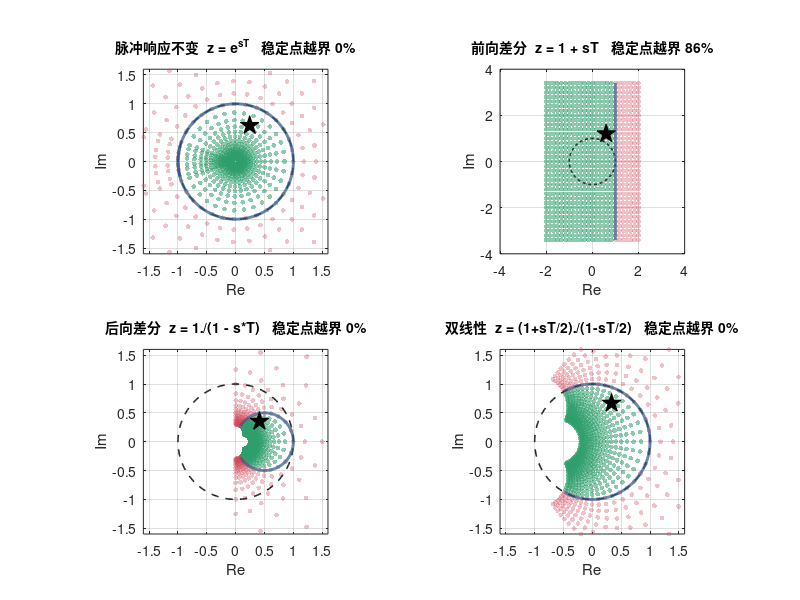

The MATLAB script that drew this image: (Note: this script raises an error after producing the figure.)
%% demo_s2z.m —— 把模拟左半平面搬到 z 平面：四种映射对比
% 纯基础 MATLAB，无工具箱。
% 运行： >> demo_s2z

T = 1;                                  % 归一化采样周期
[sg, om] = meshgrid(linspace(-3, 1, 25), linspace(-3.4, 3.4, 35));
S  = sg + 1j*om;
W  = linspace(-3.4, 3.4, 800);  Sw = 1j*W;   % jω 轴

maps = { ...
    '脉冲响应不变  z = e^{sT}',        @(s) exp(s*T); ...
    '前向差分  z = 1 + sT',            @(s) 1 + s*T; ...
    '后向差分  z = 1./(1 - s*T)',      @(s) 1./(1 - s*T); ...
    '双线性  z = (1+sT/2)./(1-sT/2)',  @(s) (1 + s*T/2)./(1 - s*T/2) };

figure('Color','w','Position',[60 60 1000 880]);
for k = 1:4
    subplot(2,2,k); hold on; box on;
    f = maps{k,2};
    Z = f(S);  Zb = f(Sw);
    valid = isfinite(Z);
    st = sg < 0;
    scatter(real(Z(st & valid)), imag(Z(st & valid)), 12, [0.18 0.62 0.42], 'filled', 'MarkerFaceAlpha', 0.55);
    scatter(real(Z(~st & valid)), imag(Z(~st & valid)), 12, [0.82 0.29 0.36], 'filled', 'MarkerFaceAlpha', 0.35);
    theta = linspace(0, 2*pi, 400);
    plot(cos(theta), sin(theta), 'k--', 'LineWidth', 1.1);
    plot(real(Zb), imag(Zb), 'LineWidth', 2, 'Color', [0.17 0.36 0.55]);
    z0 = f(-0.4 + 1.2j);
    plot(real(z0), imag(z0), 'p', 'MarkerSize', 14, 'MarkerFaceColor', 'k', 'MarkerEdgeColor', 'k');
    frac = mean(abs(Z(st & valid)) > 1);
    title(sprintf('%s   稳定点越界 %.0f%%', maps{k,1}, 100*frac), 'FontSize', 10);
    xlabel('Re'); ylabel('Im'); axis equal;
    lim = max(1.6, min(4, 1.2*max(abs([real(Zb) imag(Zb)]))));
    xlim([-lim lim]); ylim([-lim lim]);
    grid on;
end
sgtitle('把模拟左半平面搬到 z 平面：绿点 = 模拟稳定区，黑虚线 = 单位圆');
fprintf('前向差分：绿点有 %.0f%% 落到单位圆外 —— 模拟稳定、数字不稳定。\n', ...
        100*mean(abs(1 + S(sg < 0)*T) > 1));
fprintf('后向差分：稳定区全在 |z-1/2|<1/2 里，高频被挤在 z=1 附近。\n');
